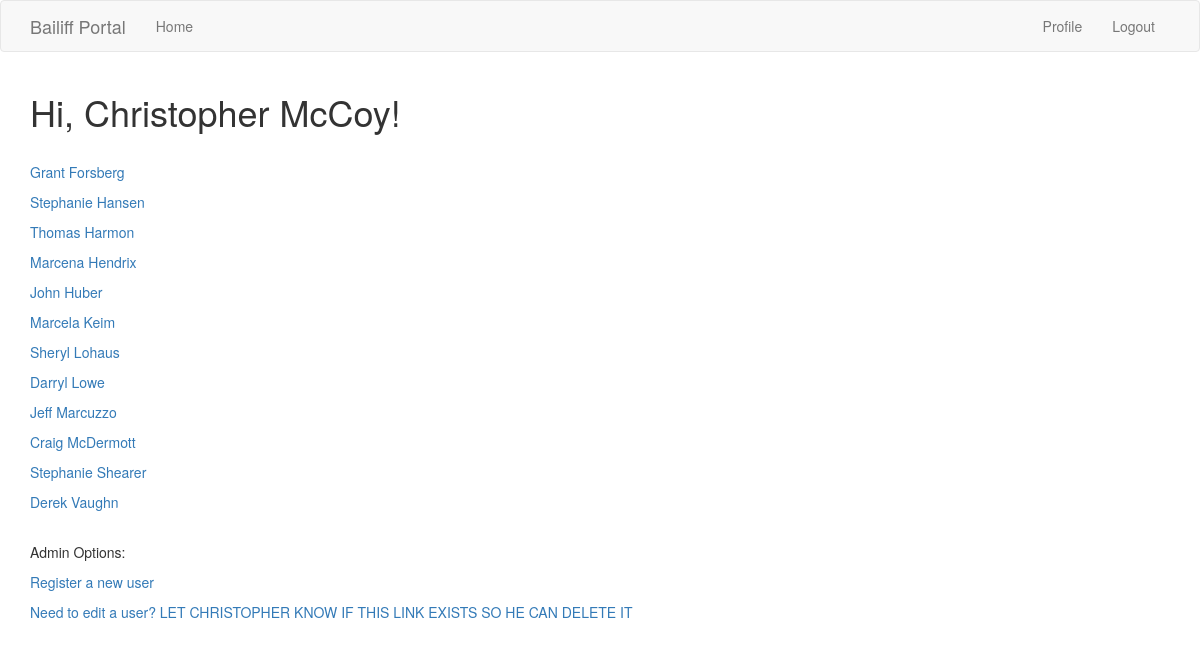
Before: /index (signed in) with the older database file.
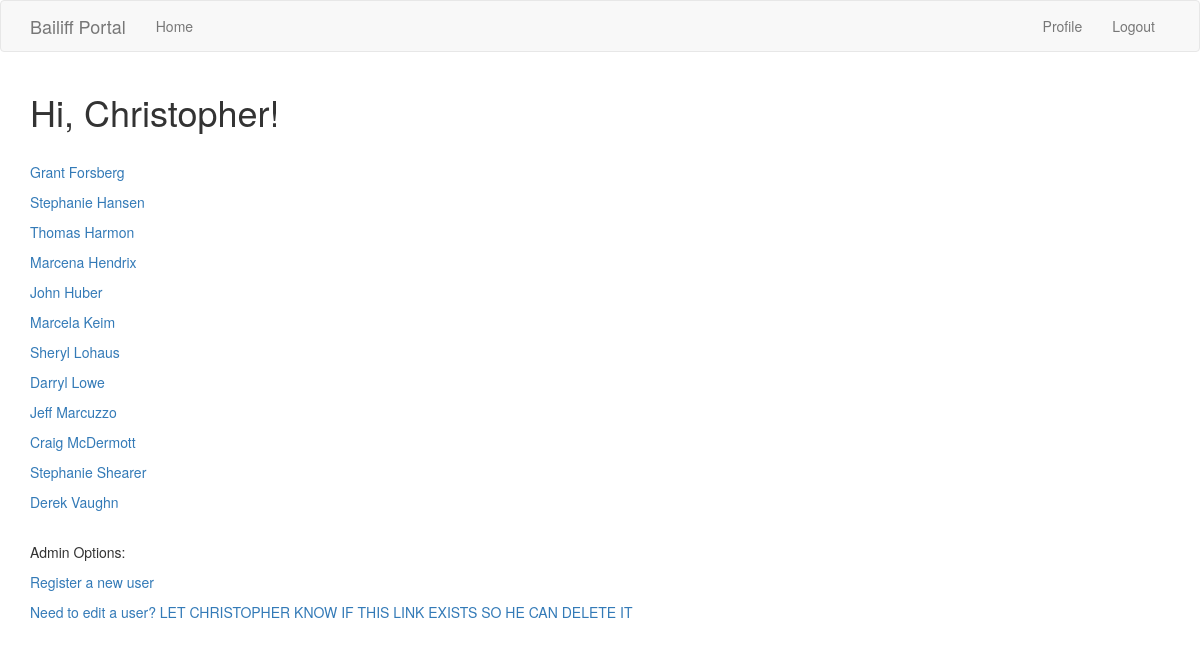
After: the same page with the newer database file.
### app/models.py (models this page shows, shortened)
class User(UserMixin, db.Model):
  id = db.Column(db.Integer, primary_key=True)
  username = db.Column(db.String(64), index=True, unique=True)
  displayname = db.Column(db.String(64), unique=True)
  password_hash = db.Column(db.String(128))
  about_me = db.Column(db.String(500))
  last_seen = db.Column(db.DateTime, default=datetime.utcnow)
  permissions = db.Column(db.Integer) # 0=user, 1=Manager, 2=Admin
  judge = db.Column(db.String(64))

### app/main/routes.py (the view)
@bp.route('/', methods=['GET', 'POST'])
@bp.route('/index', methods=['GET', 'POST'])
@login_required  # protects index from not-logged-in users
def index():
  judges = Judge.query.all()
  return render_template("index.html", judges=judges)

### app/main/routes.py (called while the page is built)
@bp.before_request # decorator from Flask registers the function to be executed before the view function
def before_request():
  if current_user.is_authenticated:
    current_user.last_seen = datetime.utcnow()
    db.session.commit()

### app/models.py (called while the page is built)
@login.user_loader
def load_user(id):
  return User.query.get(int(id))

### app/templates/index.html
{% extends "base.html" %}
{% import 'bootstrap/wtf.html' as wtf %}
{% block app_content %}
  <h1>Hi, {{ current_user.displayname }}!</h1>
  <br>
  {% for judge in judges %}
    <p><a href="{{ url_for('main.judge', judgename=judge.name) }}">{{ judge.name }}</a></p>
  {% endfor %}
  <br>
  {% if current_user.permissions == 2 %}
    <p>Admin Options:</p>
    <p><a href="{{ url_for('auth.register') }}">Register a new user</a></p>
    <p><a href="{{ url_for('auth.edit_user') }}">Need to edit a user? LET CHRISTOPHER KNOW IF THIS LINK EXISTS SO HE CAN DELETE IT</a></p>
  {% endif %}
{% endblock %}

Changed rows visible on the page:
changed User: displayname "Christopher McCoy" → "Christopher"
